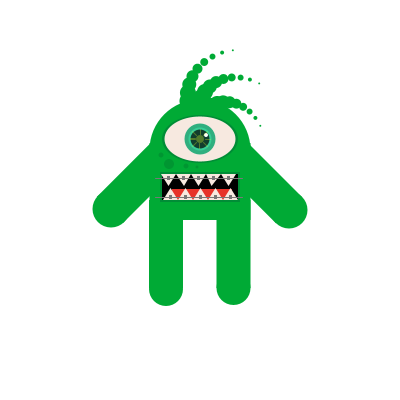
Frame 1 (no input)
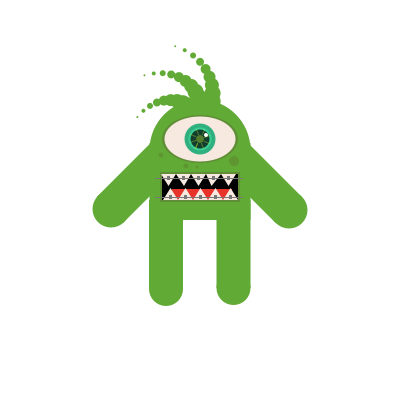
Frame 60 (the mouse pressed at the canvas centre just before this capture)
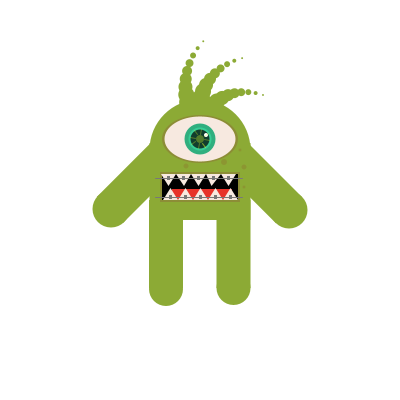
Frame 120 (the mouse held since frame 60 and released just before this capture)

The Processing sketch that drew these frames (run headless with seeded random() and noise(); from frame 60 on, the mouse is pressed at the canvas centre):

// Processing sketch: processing_92290
// ── processing_92290.pde

float r;//rotation fonction cheveux

int x;//position référence du sketch.
int y;

int angle;//rotation fonction soleil
int angle2;


float courant;//assouplissement relatif à la couleur du corps et minuterie.
float cible;
float vitesseCouleur;
float tempsE;
float timeStamp;

float a;//rotation hello world
int etat;//etat helloworld,lié à la zone interactive rectangulaire du bras droit.

int etatOeil;//etat zone interactive circulaire de l'oeil.
color couleurOeil;
int[] laserX;//coordonées des lasers,
int[] laserY;

float tempsEcoule;//minuterie laser.
float timeStamp2;
int v; //variable permettant d'appeller des index de laserX[] et laserY[].
int interval;

float z;//paramètres salive.
float[] tabX;
float[] tabRayon;

float frameC;//mouvement broche
float frameC2;
int etatBouche;


void setup() {
  size(400, 400);
  background(255);
  frameRate(50);
  noStroke();
  smooth();

  etat=0;// lié aux zones interactives.
  etatOeil=0;
  etatBouche=0;

  angle2=0;//Rotation soleil.
  angle=0;

  x=200;//Position référence
  y=150;

  vitesseCouleur=4;//Assouplissement couleur.
  courant=0;
  cible=0;

  couleurOeil=color(247, 233, 224);// Destiné à la variation de couleur noir blanc lors du click.
  laserX=new int[1000];
  laserY=new int[1000];

  for (int i=0;i<399;i++) {// Assignation des coordonnées aléatoires des lasers.
    laserX[i]=int(random(0, 400));
    laserY[i]=int(random(0, 400));
  }
  tabX= new float [35];
  tabRayon= new float[35];

  for (int i=0;i<35;i++) {// Destiné à la variation de rayon pour l'effet de salive.
    tabX[i]=random(80);
    tabRayon[i]=random(15);
  }
}

void draw() {

  background(255);

  //Cheveux//

  pushMatrix();
  cheveux();
  popMatrix();

  //Tête///////////////////////////////////

  fill(courant, 170, 53);
  ellipse(x, y, 101, 101);

  //corps/////////////////////////////////

  fill(courant, 170, 53);
  rect(x-50.5, y-7, 101, 77);

  //Jambe droite/////////////////////////

  fill(courant, 170, 53);
  rect(x+16.5, y+50, 34, 88);

  //Jambe gauche/////////////////////////

  fill(courant, 170, 53);
  rect(x-51, y+50, 34, 88);

  //////hello world//////////////

  if (mouseX>x+50 && mouseX<x+150 && mouseY>y-50 && mouseY<y+150) {//affiche un curseur main au niveau de la zone interactive.
    cursor(HAND);
  }
  else {
    cursor(ARROW);
  }


  if (etat==1) {//Si click apparition d'un bras en mouvement.
    a+=0.1;
    pushMatrix();
    fill(courant, 170, 53);
    translate(x+25, y-20);
    rotate(sin(a)*PI*0.25);
    rect(0, 0, 95, 37);

    ellipse(97, 18, 37, 37);
    popMatrix();
  }
  else {// Si non apparition du bras classique à position fixe.

    // Bras droit, Main droite ///////////////////////

    fill(courant, 170, 53);
    pushMatrix();
    translate(x+35, y-20);
    rotate(PI*0.25);
    rect(0, 0, 95, 37);
    popMatrix();

    fill(courant, 170, 53);
    ellipse(x+89, y+60, 37, 37);
  }

  //Bras gauche//////////////////////////

  fill(courant, 170, 53);
  pushMatrix();
  translate(x-10, y+6);
  rotate(PI*3/4);
  rect(0, 0, 95, 37);
  popMatrix();

  // Main gauche ///////////////////////

  fill(courant, 170, 53);
  ellipse(x-89, y+59, 37, 37);

  //Pied droit /////////////////////////

  fill(courant, 170, 53);
  ellipse(x+33.5, y+138, 34, 34);


  //Pied gauche //////////////////////

  fill(courant, 170, 53);
  ellipse(x-34, y+139, 34, 34);


  //oeil/////////////////////////

  fill(courant, 141, 54);
  ellipse(x, y-11, 76, 48);
  fill(couleurOeil);
  ellipse(x, y-11, 71, 45);
  //fill(0, 141, 54);
  fill(48, 175, 127);
  ellipse(x, y-11, 31, 31);
  //fill(0, 102, 51);
  fill(56, 206, 150);
  ellipse(x, y-11, 23, 23);
  fill(18, 62, 45);
  ellipse(x, y-11, 19, 19);
  fill(255);
  ellipse(x+6, y-15, 4, 4);


  // Soleil oeil ///////////////

  pushMatrix();
  soleil();
  popMatrix();

  //Fond bouche//////////////////

  fill(courant, 141, 54);
  rect(x-40, y+22, 80, 30);
  fill(0);
  rect(x-38, y+24, 76, 26);

  //Langue//

  fill(231, 51, 42);
  rect(x-28, y+39, 60, 11);

  //Dents haut/////////////////////////////////////////////////



  pushMatrix();

  fill(247, 233, 224);
  triangle(x-39+frameC, y+24, x-24+frameC, y+24, x-31.5+frameC, y+36);
  triangle(x-24+frameC, y+24, x-9+frameC, y+24, x-16+frameC, y+36);
  triangle(x-9+frameC, y+24, x+6+frameC, y+24, x-1.5+frameC, y+36);
  triangle(x+6+frameC, y+24, x+21+frameC, y+24, x+11.5+frameC, y+36);
  triangle(x+21+frameC, y+24, x+36+frameC, y+24, x+28.5+frameC, y+36);


  //Dents bas //////////////////////////////////////////////////

 

  triangle(x-37+frameC2, y+50, x-22+frameC2, y+50, x-29.5+frameC2, y+38);
  triangle(x-22+frameC2, y+50, x-7+frameC2, y+50, x-14.5+frameC2, y+38);
  triangle(x-7+frameC2, y+50, x+8+frameC2, y+50, x+0.5+frameC2, y+38);
  triangle(x+8+frameC2, y+50, x+23+frameC2, y+50, x+15.5+frameC2, y+38);
  triangle(x+23+frameC2, y+50, x+38+frameC2, y+50, x+30.5+frameC2, y+38);


  //Bague Rect Haut//////////////////////////////////////////

  for (int i =0; i<=60; i +=15) {
    fill(120);
    rectMode(CENTER);
    rect(x-31.5+i+frameC, y+28, 3, 4);
  }
  rectMode(CORNER);

  //Bague Rect Bas ///////////////////////////////////////////

  for (int i=0; i<=60; i+=15) {
    fill(120);
    rectMode(CENTER);
    rect(x-29.5+i+frameC2, y+47, 3, 4);
  }
  rectMode(CORNER);

  //Bague Ligne /////////////////////////////////////////////

  stroke(120);
  line(x-45, y+28.5, x+42, y+28.5);
  noStroke();

  stroke(120);
  line(x-45, y+47, x+42, y+47);
  noStroke();

  popMatrix();


  ///Zone interactive bouche/////////////////////////////////
  
  if (mouseX>x-38 && mouseX<x+38 && mouseY>y+24 && mouseY<y+50) {
    cursor(HAND);
  }
  else {
    cursor(ARROW);
  }

  if (etatBouche==1) {//Si click tous les X des éléments composants la bouche sont varié par un %.

    frameC=frameCount%6;
    frameC2=2+frameCount%8;

    pushMatrix();
    salive();
    popMatrix();
  }
  else {//Si non, supression du % permettant le mouvement.
    frameC=0;
    frameC2=0;
  }
  // Boutons d'Acné ////////////////////////////////////////

  fill(courant, 104, 40, 80);
  //ellipse(mouseX,mouseY,10,10); placer une ellipse//

  if (random(100)<=20) {// Apparition aléatoire.
    ellipse(x+34, y+11, 10, 10);
  }
  if (random(100)<=60) {
    ellipse(x+44, y+17, 5, 5);
  }
  if (random(100)<=30) {
    ellipse(x+44, y+9, 5, 5);
  }
  if (random(100)<=40) {
    ellipse(x+24, y+12, 6, 6);
  }
  if (random(100)<=50) {
    ellipse(x+11, y+18, 5, 5);
  }
  if (random(100)<=30) {
    ellipse(x+40, y, 3, 3);
  }
  if (random(100)<=40) {
    ellipse(x+44, y+37, 3, 3);
  }
  if (random(100)<=60) {
    ellipse(x-14, y+16, 5, 5);
  }
  if (random(100)<=20) {
    ellipse(x-31, y+14, 10, 10);
  }
  if (random(100)<=30) {
    ellipse(x-39, y+5, 5, 5);
  }
  if (random(100)<=20) {
    ellipse(x-46, y+16, 5, 5);
  }
  if (random(100)<=40) {
    ellipse(x-3, y+17, 3, 3);
  }
  // zone interactive oeil////////

  if (dist(mouseX, mouseY, x, y-11)<=71/2) {//affiche un curseur main au niveau de la zone interactive.
    cursor(HAND);
  }

  tempsEcoule=millis()-timeStamp2;//Minuterie variable permettant une légère variation de la vitesse d'apparition des lasers.
  if (tempsEcoule>=interval) {
    timeStamp2=millis();
    v=int(random(400));
    interval=int(random(100, 150));
  }

  if (etatOeil==1) {//Si click dans l'oeil, creéation de lasers aux coordonées dépendant de deux tableaux.
    couleurOeil=color(random(255));


    int X=laserX[v];
    int Y=laserY[v];

    stroke(56, 206, 150, 50);
    strokeWeight(random(1, 30));
    line(x, y-11, X, Y+100);
    noStroke();
    stroke(56, 206, 150);
    strokeWeight(2);
    line(x, y-11, X, Y+100);
    noStroke();    
    stroke(56, 206, 150, 50);
    strokeWeight(random(1, 30));
    line(x, y-11, X+100, Y+100);
    noStroke();
    stroke(56, 206, 150);
    strokeWeight(2);
    line(x, y-11, X+100, Y+100);
    noStroke();
    strokeWeight(1);
  }
  else {
    couleurOeil=color(247, 233, 224);
  }

  //Couleur Variable////////////////////////////////////////
  tempsE=millis()-timeStamp;


  if (tempsE>=1000) {// à 1sec la couleur cible est désignée.
    cible=200;
  } 
  if (tempsE>=2400) {//à 2sec la couleur cible reprend sa valeur initiale.
    cible=0;
    timeStamp=millis();
  }
  float distance = abs(cible - courant);

  if ( courant < cible ) {
    courant = courant +min( vitesseCouleur, distance);
  } 
  else {
    courant = courant - min(vitesseCouleur, distance);
  }
}


void soleil() {

  noStroke();

  translate(x, y-11);

  fill(222, 255, 41, 80);
  ellipse(0, 0, 8, 8);//soleil//

  angle=0;
  rotate(radians(angle2));
  angle2=angle2+5;

  pushMatrix(); 

  for (int i=0; i<=8; i++) {//Création de 8 rayons disposés à radian (angle).
    rotate(radians(angle));
    stroke(222, 255, 41, 80);
    strokeWeight(1);
    line(10, 0, 5, 0);

    angle=angle+45;
    noStroke();
    strokeWeight(1);
  }
  popMatrix();
}





void mousePressed() {

  //heloWorld
  boolean helloWorld1=mouseX>x+50;//condition zone interactive rectangulaire du bras droit.
  boolean helloWorld2=mouseX<x+150;
  boolean helloWorld3=mouseY>y-50;
  boolean helloWorld4=mouseY<y+150;
  if (helloWorld1 && helloWorld2 && helloWorld3 && helloWorld4) {
    etat=1;
  }
  //laser oeil
  float rayonZone=71/2;//condition zone interactive circulaire de l'oeil.
  float Distance= dist(mouseX, mouseY, x, y-11);

  if (Distance<=rayonZone) {//etat oeil
    if (etatOeil==0) {
      etatOeil=1;
    }
    else {
      etatOeil=0;
    }
  }
  if (mouseX>x-38 && mouseX<x+38 && mouseY>y+24 && mouseY<y+50) {//etat bouche
    if (etatBouche==0) {
      etatBouche=1;
    }
    else {
      etatBouche=0;
    }
  }
}




void mouseReleased() {
  etat=0;
}







void cheveux() {//Cheuveux crée 3 mèches d'ellipse en mouvement

  translate(x, y-45);
  pushMatrix();
  for (int i=0;i<=9;i++) {
    fill(courant, 170, 53); 
    rotate(radians(cos(r)*7));
    ellipse(0, i*-7, 20-i*2, 20-i*2);
  }
  popMatrix();


  rotate(PI/6);
  pushMatrix();
  for (int j=0;j<=9;j++) {
    fill(courant, 170, 53);
    rotate(radians(cos(r)*7));
    ellipse(10, j*-7, 20-j*2, 20-j*2);
  }
  popMatrix();

  rotate(10*PI/6);
  pushMatrix();
  for (int k=0;k<=9;k++) {
    fill(courant, 170, 53);
    rotate(radians(cos(r)*7));
    ellipse(-10, k*-7, 20-k*2, 20-k*2);
  }
  popMatrix();

  r+=0.045;
}






void salive() {

  translate(x-40, y+37);

  for (int i=0;i<35;i++) {
    float r=tabRayon[i];
    fill(255);
    ellipse(tabX[i]+frameC, 0, r, r);
    tabRayon[i]++;

    if (tabRayon[i]>=15) {
      tabRayon[i]=1;
    }
  }
  for (int j=0;j<10;j++) {
    ellipse(tabX[j], z+j*2, tabRayon[j], tabRayon[j]);
    z+=0.3;
    if (z>=40) {
      z=0;
      tabX[j]=random(80);
    }
  }
}
